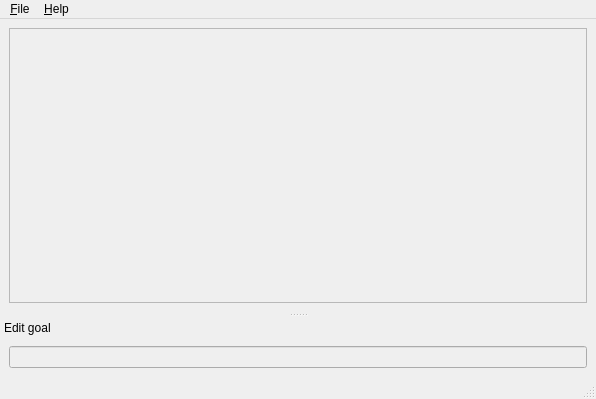
<?xml version="1.0" encoding="UTF-8"?>
<ui version="4.0">
 <class>MainWindow</class>
 <widget class="QMainWindow" name="MainWindow">
  <property name="geometry">
   <rect>
    <x>0</x>
    <y>0</y>
    <width>596</width>
    <height>399</height>
   </rect>
  </property>
  <property name="windowTitle">
   <string>SiebenApp</string>
  </property>
  <widget class="QWidget" name="centralwidget">
   <layout class="QGridLayout" name="gridLayout">
    <item row="0" column="0">
     <widget class="QScrollArea" name="scrollArea">
      <property name="widgetResizable">
       <bool>true</bool>
      </property>
      <widget class="QWidget" name="scrollAreaWidgetContents">
       <property name="geometry">
        <rect>
         <x>0</x>
         <y>0</y>
         <width>576</width>
         <height>253</height>
        </rect>
       </property>
       <layout class="QGridLayout" name="gridLayout_2">
        <item row="0" column="0">
         <widget class="QLabel" name="label">
          <property name="sizePolicy">
           <sizepolicy hsizetype="Fixed" vsizetype="Fixed">
            <horstretch>0</horstretch>
            <verstretch>0</verstretch>
           </sizepolicy>
          </property>
          <property name="text">
           <string/>
          </property>
          <property name="scaledContents">
           <bool>true</bool>
          </property>
         </widget>
        </item>
       </layout>
      </widget>
     </widget>
    </item>
   </layout>
  </widget>
  <widget class="QMenuBar" name="menubar">
   <property name="geometry">
    <rect>
     <x>0</x>
     <y>0</y>
     <width>596</width>
     <height>26</height>
    </rect>
   </property>
   <widget class="QMenu" name="menuFile">
    <property name="title">
     <string>&amp;File</string>
    </property>
    <addaction name="actionQuit"/>
   </widget>
   <widget class="QMenu" name="menu_Help">
    <property name="title">
     <string>&amp;Help</string>
    </property>
    <addaction name="action_About"/>
   </widget>
   <addaction name="menuFile"/>
   <addaction name="menu_Help"/>
  </widget>
  <widget class="QStatusBar" name="statusbar"/>
  <widget class="QDockWidget" name="dockWidget">
   <property name="features">
    <set>QDockWidget::NoDockWidgetFeatures</set>
   </property>
   <property name="windowTitle">
    <string>Edit goal</string>
   </property>
   <attribute name="dockWidgetArea">
    <number>8</number>
   </attribute>
   <widget class="QWidget" name="dockWidgetContents">
    <layout class="QHBoxLayout" name="horizontalLayout_2">
     <item>
      <widget class="QLineEdit" name="input">
       <property name="enabled">
        <bool>false</bool>
       </property>
      </widget>
     </item>
    </layout>
   </widget>
  </widget>
  <action name="actionQuit">
   <property name="text">
    <string>&amp;Quit</string>
   </property>
  </action>
  <action name="action_About">
   <property name="text">
    <string>&amp;About</string>
   </property>
  </action>
 </widget>
 <resources/>
 <connections>
  <connection>
   <sender>actionQuit</sender>
   <signal>triggered()</signal>
   <receiver>MainWindow</receiver>
   <slot>close()</slot>
   <hints>
    <hint type="sourcelabel">
     <x>-1</x>
     <y>-1</y>
    </hint>
    <hint type="destinationlabel">
     <x>297</x>
     <y>199</y>
    </hint>
   </hints>
  </connection>
 </connections>
</ui>
